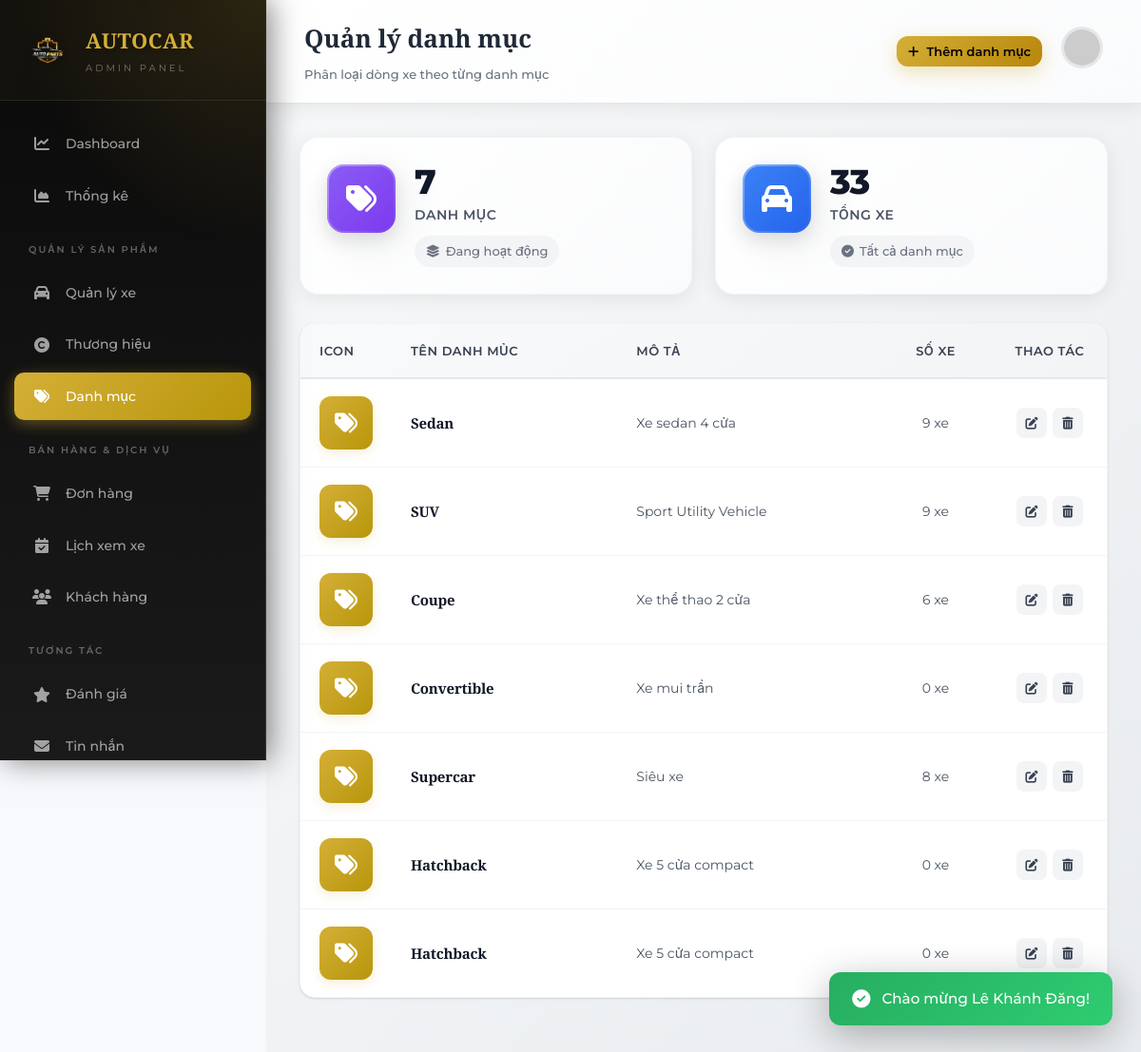
The app's page /admin/categories (signed in) with its own data.
### tables this page shows
CREATE TABLE `categories` (
  `id` int(11) NOT NULL,
  `name` varchar(100) NOT NULL,
  `description` text DEFAULT NULL
);

### app/controllers/CategoryController.php (called while the page is built, shortened)
<?php
class CategoryController
{
    private $categoryModel;
    public function __construct()
    {
        $this->categoryModel = new CategoryModel();
    }
    public function index()
    {
        $categories = $this->categoryModel->getAll();
        $totalCategories = count($categories);
        require_once __DIR__ . '/../views/admin/categories/list.php';
    }
}

### config/config.php (called while the page is built, shortened)
<?php
return [
    'db' => [
        'host'     => 'localhost',
        'dbname'   => 'banxeoto',
        'username' => 'root',
        'password' => '',
        'charset'  => 'utf8mb4'
    ]
];

### config/database.php (called while the page is built, shortened)
<?php
class Database
{
    private static $instance = null;
    private $conn;
    private function __construct()
    {
        $config = require __DIR__ . '/config.php';
        $db = $config['db'];
        try {
            $dsn = "mysql:host={$db['host']};dbname={$db['dbname']};charset={$db['charset']}";
            $this->conn = new PDO($dsn, $db['username'], $db['password']);
            $this->conn->setAttribute(PDO::ATTR_ERRMODE, PDO::ERRMODE_EXCEPTION);
            $this->conn->setAttribute(PDO::ATTR_DEFAULT_FETCH_MODE, PDO::FETCH_ASSOC);
        } catch (PDOException $e) {
            die("Lỗi kết nối CSDL: " . $e->getMessage());
        }
    }
    public static function getInstance()
    {
        if (self::$instance === null) {
            self::$instance = new Database();
        }
        return self::$instance;
    }
    public function getConnection()
    {
        $this->ping();
        return $this->conn;
    }
    private function ping()
    {
        try {
            $this->conn->query('SELECT 1');
        } catch (PDOException $e) {
            $this->reconnect();
        }
    }
}

### app/models/BaseModel.php (called while the page is built, shortened)
<?php
require_once __DIR__ . '/../../config/database.php';
class BaseModel
{
    protected $db;
    protected $table;
    public function __construct()
    {
        $this->db = Database::getInstance()->getConnection();
    }
    public function all()
    {
        $stmt = $this->db->prepare("SELECT * FROM {$this->table}");
        try {
            $stmt->execute();
        } catch (PDOException $e) {
            if (
                strpos($e->getMessage(), 'server has gone away') !== false ||
                strpos($e->getMessage(), 'MySQL server has gone away') !== false
            ) {
                $this->db = Database::getInstance()->refreshConnection();
                $stmt = $this->db->prepare("SELECT * FROM {$this->table}");
                $stmt->execute();
            } else {
                throw $e;
            }
        }
        return $stmt->fetchAll();
    }
    public function getAll()
    {
        return $this->all();
    }
}

### app/views/admin/categories/list.php (the view, shortened to what this page needs)
<?php
$message = $_SESSION['success'] ?? $_SESSION['error'] ?? '';
$messageType = isset($_SESSION['success']) ? 'success' : 'error';
?>
<!DOCTYPE html>
<html lang="vi">
<head>
    <link rel="stylesheet" href="https://cdnjs.cloudflare.com/ajax/libs/font-awesome/6.4.0/css/all.min.css">
    <link rel="stylesheet" href="<?= BASE_URL ?>/assets/css/admin-common.css">
    <link rel="stylesheet" href="<?= BASE_URL ?>/assets/css/admin-stats.css">
    <link rel="stylesheet" href="<?= BASE_URL ?>/assets/css/admin-categories.css">
    <link rel="stylesheet" href="<?= BASE_URL ?>/assets/css/admin-modal.css">
</head>
<body>
    <?php $activePage = 'categories';
    include __DIR__ . '/../layouts/sidebar.php'; ?>
    <main class="admin-main">
        <header class="admin-header">
            <div>
                <h1>Quản lý danh mục</h1>
                <p style="font-size: 13px; color: var(--gray-500); margin: 6px 0 0 0; font-weight: 500;">Phân loại dòng xe theo từng danh mục</p>
            </div>
            <div class="header-right">
                <button class="btn btn-primary btn-sm" onclick="openAddModal()" style="gap: 8px;">
                    <i class="fas fa-plus"></i> Thêm danh mục
                </button>
                <div class="header-profile">
                    <img src="https://ui-avatars.com/api/?name=Admin&background=D4AF37&color=fff" alt="Admin">
                </div>
            </div>
        </header>
        <div class="admin-content">
            <div class="stats-grid" style="grid-template-columns: repeat(auto-fit, minmax(300px, 1fr)); margin-bottom: 30px;">
                <div class="stat-card">
                    <div class="stat-icon purple"><i class="fas fa-tags"></i></div>
                    <div class="stat-info">
                        <h3><?= $totalCategories ?></h3>
                        <p>Danh mục</p>
                        <span class="stat-detail"><i class="fas fa-layer-group"></i> Đang hoạt động</span>
                    </div>
                </div>
                <div class="stat-card">
                    <div class="stat-icon blue"><i class="fas fa-car"></i></div>
                    <div class="stat-info">
                        <h3><?= array_sum(array_column($categories, 'car_count')) ?></h3>
                        <p>Tổng xe</p>
                        <span class="stat-detail"><i class="fas fa-check-circle"></i> Tất cả danh mục</span>
                    </div>
                </div>
            </div>
            <?php if ($totalCategories === 0): ?>
                <div class="empty-state">
                    <div class="empty-icon">
                        <i class="fas fa-tags"></i>
                    </div>
                    <h3>Chưa có danh mục nào</h3>
                    <p>Bắt đầu thêm danh mục để phân loại các dòng xe.</p>
                    <button class="btn btn-primary" onclick="openAddModal()">
                        <i class="fas fa-plus"></i> Thêm danh mục đầu tiên
                    </button>
                </div>
            <?php else: ?>
                <div class="card">
                    <table class="data-table">
                        <thead>
                            <tr>
                                <th style="width: 80px;">Icon</th>
                                <th>Tên danh mỦc</th>
                                <th>Mô tả</th>
                                <th style="width: 120px; text-align: center;">Số xe</th>
                                <th style="width: 120px; text-align: center;">Thao tác</th>
                            </tr>
                        </thead>
                        <tbody>
                            <?php foreach ($categories as $cat): ?>
                                <tr>
                                    <td>
                                        <div class="table-icon">
                                            <i class="fas fa-tags"></i>
                                        </div>
                                    </td>
                                    <td>
                                        <div class="table-category-name"><?= htmlspecialchars($cat['name']) ?></div>
                                    </td>
                                    <td>
                                        <div class="table-desc"><?= htmlspecialchars($cat['description'] ?? 'Chưa có mô tả') ?></div>
                                    </td>
                                    <td style="text-align: center;">
                                        <span class="table-badge"><?= $cat['car_count'] ?> xe</span>
                                    </td>
                                    <td>
                                        <div class="table-actions">
                                            <button class="table-action edit" onclick="openEditModal(<?= htmlspecialchars(json_encode($cat)) ?>)" title="Chỉnh sửa">
                                                <i class="fas fa-edit"></i>
                                            </button>
                                            <button class="table-action delete" onclick="openDeleteModal(<?= $cat['id'] ?>, '<?= addslashes($cat['name']) ?>')" title="Xóa">
                                                <i class="fas fa-trash-alt"></i>
                                            </button>
                                        </div>
                                    </td>
                                </tr>
                            <?php endforeach; ?>
                        </tbody>
                    </table>
                </div>
            <?php endif; ?>
        </div>
    </main>
    <?php if ($message): ?>
        <div class="toast <?= $messageType ?>" id="toast">
            <i class="fas fa-<?= $messageType === 'success' ? 'check-circle' : 'exclamation-circle' ?>"></i>
            <span><?= htmlspecialchars($message) ?></span>
        </div>
    <?php endif; ?>
</body>
</html>

### index.php (shortened to what this page needs)
<?php
require_once BASE_PATH . '/config/config.php';
require_once BASE_PATH . '/config/database.php';
$request = $_SERVER['REQUEST_URI'];
$basePath = '';
$request = str_replace($basePath, '', $request);
$request = strtok($request, '?');
switch ($request) {
    case '/admin/categories':
        require_once APP_PATH . '/controllers/CategoryController.php';
        $controller = new CategoryController();
        $controller->index();
        break;
}

### app/views/admin/layouts/sidebar.php (shortened to what this page needs)
<aside class="admin-sidebar">
    <a href="<?= BASE_URL ?>/admin" class="sidebar-logo">
        <img src="<?= BASE_URL ?>/assets/images/logo.png" alt="Logo">
        <div class="sidebar-logo-text">
            <span class="brand">AUTOCAR</span>
            <span class="role">Admin Panel</span>
        </div>
    </a>
    <ul class="sidebar-menu">
        <li><a href="<?= BASE_URL ?>/admin" class="<?= ($activePage ?? '') === 'dashboard' ? 'active' : '' ?>"><i class="fas fa-chart-line"></i> Dashboard</a></li>
        <li><a href="<?= BASE_URL ?>/admin/statistics" class="<?= ($activePage ?? '') === 'statistics' ? 'active' : '' ?>"><i class="fas fa-chart-area"></i> Thống kê</a></li>
        <li class="sidebar-menu-title">Quản lý sản phẩm</li>
        <li><a href="<?= BASE_URL ?>/admin/cars" class="<?= ($activePage ?? '') === 'cars' ? 'active' : '' ?>"><i class="fas fa-car"></i> Quản lý xe</a></li>
        <li><a href="<?= BASE_URL ?>/admin/brands" class="<?= ($activePage ?? '') === 'brands' ? 'active' : '' ?>"><i class="fas fa-copyright"></i> Thương hiệu</a></li>
        <li><a href="<?= BASE_URL ?>/admin/categories" class="<?= ($activePage ?? '') === 'categories' ? 'active' : '' ?>"><i class="fas fa-tags"></i> Danh mục</a></li>
        <li class="sidebar-menu-title">Bán hàng & Dịch vụ</li>
        <li><a href="<?= BASE_URL ?>/admin/orders" class="<?= ($activePage ?? '') === 'orders' ? 'active' : '' ?>"><i class="fas fa-shopping-cart"></i> Đơn hàng</a></li>
        <li><a href="<?= BASE_URL ?>/admin/appointments" class="<?= ($activePage ?? '') === 'appointments' ? 'active' : '' ?>"><i class="fas fa-calendar-check"></i> Lịch xem xe</a></li>
        <li><a href="<?= BASE_URL ?>/admin/users" class="<?= ($activePage ?? '') === 'users' ? 'active' : '' ?>"><i class="fas fa-users"></i> Khách hàng</a></li>
        <li class="sidebar-menu-title">Tương tác</li>
        <li><a href="<?= BASE_URL ?>/admin/reviews" class="<?= ($activePage ?? '') === 'reviews' ? 'active' : '' ?>"><i class="fas fa-star"></i> Đánh giá</a></li>
        <li><a href="<?= BASE_URL ?>/admin/contacts" class="<?= ($activePage ?? '') === 'contacts' ? 'active' : '' ?>"><i class="fas fa-envelope"></i> Tin nhắn</a></li>
    </ul>
</aside>

### assets/css/admin-stats.css (style rules this page uses)
.stats-grid { display: grid; grid-template-columns: repeat(auto-fit, minmax(250px, 1fr)); gap: 24px; margin-bottom: 30px; }
.stat-card { background: linear-gradient(135deg, #ffffff 0%, #fafbfc 100%); border-radius: 20px; padding: 28px; display: flex; align-items: flex-start; gap: 20px; box-shadow: 0 4px 20px rgba(0, 0, 0, 0.08); border: 1px solid var(--gray-100); transition: all 0.4s cubic-bezier(0.4, 0, 0.2, 1); position: relative; overflow: hidden; }
.stat-card::before { content: ''; position: absolute; top: 0; right: 0; width: 150px; height: 150px; background: radial-gradient(circle, currentColor 0%, transparent 70%); opacity: 0.05; transition: all 0.4s ease; }
.stat-icon { width: 72px; height: 72px; border-radius: 18px; display: flex; align-items: center; justify-content: center; font-size: 32px; flex-shrink: 0; position: relative; box-shadow: 0 8px 20px rgba(0, 0, 0, 0.12); }
.stat-icon::before { content: ''; position: absolute; inset: 0; border-radius: 18px; padding: 2px; background: linear-gradient(135deg, rgba(255,255,255,0.4), rgba(255,255,255,0)); -webkit-mask: linear-gradient(#fff 0 0) content-box, linear-gradient(#fff 0 0); -webkit-mask-composite: xor; mask-composite: exclude; }
.stat-icon i { position: relative; z-index: 1; }
.stat-icon.blue { background: linear-gradient(135deg, #3b82f6 0%, #2563eb 100%); color: #fff; }
.stat-icon.purple { background: linear-gradient(135deg, #8b5cf6 0%, #7c3aed 100%); color: #fff; }
.stat-info { flex: 1; }
.stat-info h3 { font-family: 'Montserrat', sans-serif; font-size: 36px; font-weight: 800; color: var(--gray-900); margin: 0 0 6px 0; line-height: 1; letter-spacing: -1px; }
.stat-info p { font-size: 14px; font-weight: 600; color: var(--gray-600); margin: 0 0 10px 0; text-transform: uppercase; letter-spacing: 0.5px; }
.stat-detail { display: inline-flex; align-items: center; gap: 6px; font-size: 13px; color: var(--gray-500); background: var(--gray-100); padding: 6px 12px; border-radius: 20px; font-weight: 500; }

### assets/css/admin-categories.css (style rules this page uses)
.table-icon { width: 56px; height: 56px; border-radius: 12px; background: linear-gradient(135deg, #D4AF37 0%, #B8960B 100%); display: flex; align-items: center; justify-content: center; box-shadow: 0 4px 12px rgba(212, 175, 55, 0.2); transition: all 0.3s ease; }
.table-icon i { font-size: 24px; color: #fff; }
.table-category-name { font-family: 'Playfair Display', serif; font-size: 15px; font-weight: 700; color: var(--gray-900); letter-spacing: -0.2px; }
.table-actions { display: flex; gap: 6px; justify-content: center; }
.table-action { display: inline-flex; align-items: center; justify-content: center; width: 32px; height: 32px; border-radius: 8px; border: none; cursor: pointer; transition: all 0.3s cubic-bezier(0.4, 0, 0.2, 1); text-decoration: none; background: var(--gray-100); color: var(--gray-700); }
.table-action i { font-size: 13px; }

### assets/css/admin-modal.css (style rules this page uses)
.btn-primary, .btn-save { flex: 2; padding: 14px 24px; border: none; background: linear-gradient(135deg, var(--primary, #D4AF37) 0%, #B8860B 100%); color: #000; font-size: 0.95rem; font-weight: 600; border-radius: 12px; cursor: pointer; transition: all 0.3s ease; display: flex; align-items: center; justify-content: center; gap: 8px; }
.toast { position: fixed; bottom: 30px; right: 30px; padding: 16px 24px; background: #333; color: #fff; border-radius: 12px; box-shadow: 0 10px 40px rgba(0, 0, 0, 0.3); display: flex; align-items: center; gap: 12px; z-index: 99999; transform: translateX(120%); transition: transform 0.4s cubic-bezier(0.4, 0, 0.2, 1); }
.toast.show { transform: translateX(0); }
.toast.success { background: linear-gradient(135deg, #27ae60 0%, #2ecc71 100%); }
.toast i { font-size: 1.2rem; }
.toast span { font-size: 0.95rem; font-weight: 500; }

### records on screen
categories: name "Sedan", description "Xe sedan 4 cửa", car_count "9"
categories: name "SUV", description "Sport Utility Vehicle", car_count "9"
categories: name "Coupe", description "Xe thể thao 2 cửa", car_count "6"
categories: name "Convertible", description "Xe mui trần", car_count "0"
categories: name "Supercar", description "Siêu xe", car_count "8"
categories: name "Hatchback", description "Xe 5 cửa compact", car_count "0"

### other values on screen
$totalCategories "7"
array_sum(array_column($categories, 'car_count')) "33"
$message "Chào mừng Lê Khánh Đăng!"
